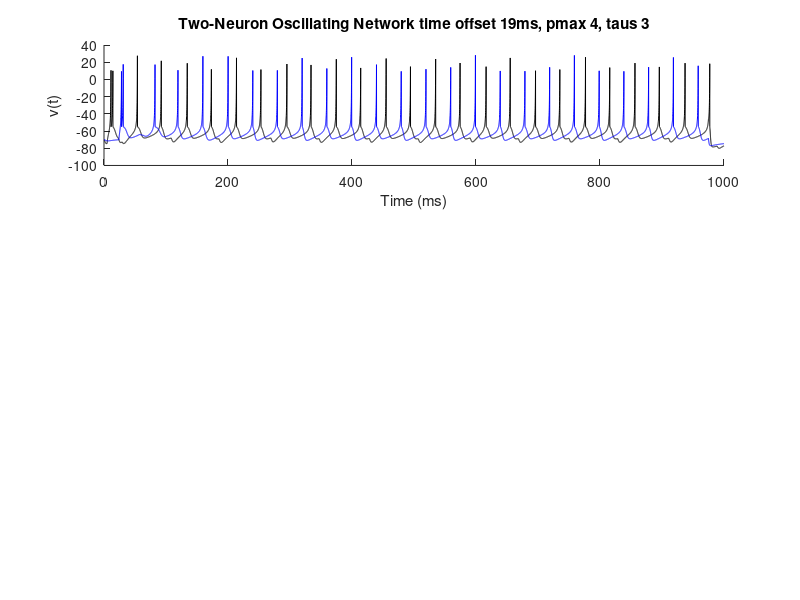

Here is the MATLAB script that generated this plot: (Note: this script raises an error after producing the figure.)
clear; clc; format short g

%% -------- PART 2: INTRINSICALLY BURSTING IZHIKEVICH NEURON --------
% Initialize Parameters
% Time (ms)
dt = 0.1;
tstop = 1000;
tvec = 0:dt:tstop;
delay = 5;

% ODE parameters
a = 0.02; % time scale of recovery variable u
b = 0.2; % sensitivity of recovery variable u to subthreshold fluctuations of membrane potential v
c = -55; % after-spike reset value of membrane potential v caused by fast high-threshold K+ conductances
d = 4; % after-spike reset of recovery variable u caused by slow high-threshold Na+ and K+ conductances
v0 = -70;

%% ---------------- PART 4: TWO-NEURON OSCILLATING NETWORK ----------------
u = b * c * ones (1,2);
% Iterate through time loop
v = repmat([c zeros(1,length(tvec)-1)],[1 2]);
ps = @(t,pmax,taus) pmax*t.*exp(1-t/taus)/taus;

count = 1;
for var2 = 4
    for var3 = 3
        pmax = [var2 1];
        taus = [var3 5];
        Ps = [ps(tvec,pmax(1),taus(1)); ps(tvec,pmax(2),taus(2))];
        Ps(Ps<0) = 0;
        
        for var1=19
            clear v u Istim
            v = [repmat(v0,[1,2]); zeros(numel(tvec)-1,2)];
            u = ones(1,2) * (b * v0);
            
            Ps = [ps(tvec,pmax(1),taus(1)); ps(tvec,pmax(2),taus(2))];
            Ps(Ps<0) = 0;
            
            Istim = zeros(2,length(tvec));
            Istim(1,5/dt+1:end) = 8;
            Istim(2,(var1+5)/dt+1:end) = 8;
            Istim(:,(tstop-25)/dt+1:end) = 0;
            
            for k = 2:length(tvec)
                v(k,1) = v(k-1,1) + dt*(0.04*v(k-1,1)^2+5*v(k-1,1)+140-u(1)+Istim(1,k)-Ps(1,k));
                v(k,2) = v(k-1,2) + dt*(0.04*v(k-1,2)^2+5*v(k-1,2)+140-u(2)+Istim(2,k)-Ps(2,k));
                
                u(1) = u(1) + dt*a*(b*v(k-1,1) - u(1));
                u(2) = u(2) + dt*a*(b*v(k-1,2) - u(2));
                
                % AP spike on Neuron 1
                if v(k,1) >= 30
                    v(k,1) = c;
                    u(1) = u(1) + d;
                    newPS = ps(tvec-tvec(k),pmax(1),taus(1));
                    newPS(newPS<0) = 0;
                    Ps(1,k:end) = Ps(1,k:end) + newPS(1:length(Ps(1,k:end)));
                    clear newPS
                end
                
                % AP spike on Neuron 2
                if v(k,2) >= 30
                    v(k,2) = c;
                    u(2) = u(2) + d;
                    newPS = ps(tvec-tvec(k),pmax(2),taus(2));
                    newPS(newPS<0) = 0;
                    Ps(2,k:end) = Ps(2,k:end) + newPS(1:length(Ps(2,k:end)));
                    clear newPS
                end
                
                %     if mod(k,25)==0; fprintf([num2str(k),'\n']); end
            end
            
            % Plot Figure
            figure(4); clf; hold on
            subplot(3,1,1); hold on
            plot(tvec,v(:,1),'k')
            plot(tvec,v(:,2),'b')
            %         vline(30)
            %         vline(122)
            xlabel('Time (ms)'); ylabel('v(t)')
            title(['Two-Neuron Oscillating Network ',sprintf('time offset %gms, pmax %g, taus %g',var1, var2, var3)])
            setfont; axis tight;
            
            subplot(3,1,2); hold on
            plot(tvec,Istim)
            xlabel('Time (ms)'); ylabel('I_{stim}(t)')
            setfont; axis([0 max(tvec) 0 1.1*max(max(Istim))]);
            
            subplot(3,1,3); hold on
            plot(tvec,Ps(1,:),'k')
            plot(tvec,Ps(2,:),'b')
            xlabel('Time (ms)'); ylabel('P_s(t)')
            legend('Neuron 1','Neuron 2')
            setfont; axis tight;
            print -dpng bme515_hw1_part4.png
            
%             fprintf(sprintf('%g %g %g \n',var1, var2, var3))
            %             keyboard
            %% -------------- Part 5: QUANTIFICATION OF THE OSCILLATION ---------------
            timeBlock = [25/dt : (tstop-25)/dt];
            [pks1,locs1] = findpeaks(v(timeBlock,1),'minpeakheight',0);
            [pks2,locs2] = findpeaks(v(timeBlock,2),'minpeakheight',0);
            
            for k = 1:floor(length(locs1)/2)-1
                period1(k) = (timeBlock(locs1(2*(k+1)-1))-timeBlock(locs1(2*k-1))) * dt *1e-3; % ms -> s
                %     fprintf(sprintf('Neuron 1: period of %g ms\n',period1(k)))
            end
            
            for k = 1:floor(length(locs2)/2)-1
                period2(k) = (timeBlock(locs2(2*(k+1)-1))-timeBlock(locs2(2*k-1))) * dt * 1e-3; % ms -> s
                %     fprintf(sprintf('Neuron 2: period of %g ms\n',period2(k)))
            end
            
            % fprintf(sprintf('Neuron 1: mean period of %g ms\n',mean(period1(:))))
            % fprintf(sprintf('Neuron 2: mean period of %g ms\n',mean(period2(:))))
            
            
            % Phase Offset
            avgFreq = 1 ./ [mean(period1*1e-3) mean(period2*1e-3)];
            timeloc = [3:length(period2)];
            for k = 1:length(timeloc)
                timeDifference(k) = [locs1(timeloc(k)) - locs2(timeloc(k))] * dt * 1e-3;
            end
            
            for k = 1:length(timeloc)
                offset(k) = ([timeDifference(k)/period2(k)] * 360);
            end
            
            fprintf(sprintf('%2.2f, mean = %2.2f \n', sum(sqrt((offset-mean(offset)).^2)),mean(offset) ))
            cost(count,:) = [var1 var2 var3 sum(sqrt((offset-180).^2)) ];
            count=count+1;
        end
    end
end
